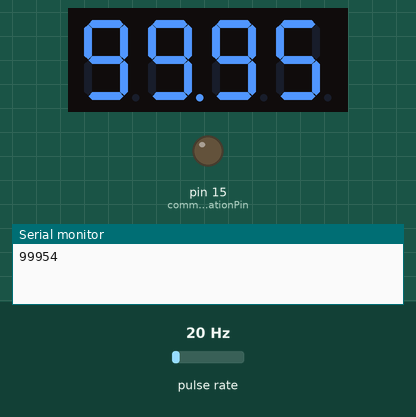
A sketch run on a simulated Arduino Uno, built with avr-gcc and run on an emulated ATmega328P. On the bench: 4-digit seven-segment display, output pins drawn as LEDs (lit = HIGH), the last lines printed to the serial monitor. Wiring (inferred from the names in the program): pulse sensor: data pin 2. The inputs (shaded band) are chosen by the test bench; at power-on: pulse rate 20 Hz.

Above: at 1.6 s.
1.7 s: pulse rate (sensor on pin 2) set to 59 Hz
At 2.8 s:
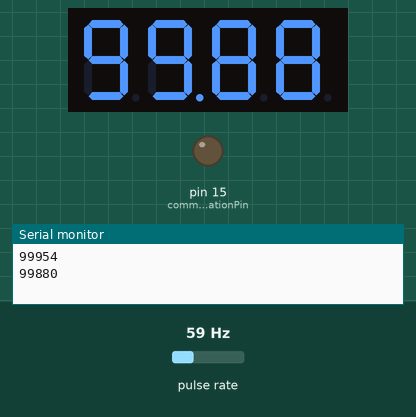
4.5 s: pulse rate (sensor on pin 2) set to 64 Hz
At 5.7 s:
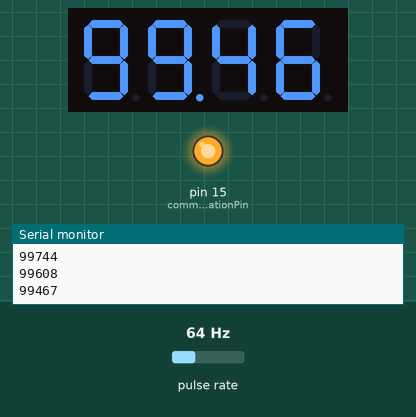
7.5 s: pulse rate (sensor on pin 2) set to 4 Hz
At 8.8 s:
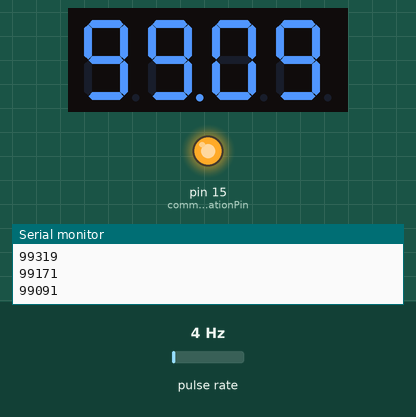
Timing chart, 0 to 10.5 s (numbered marks = the images above; inputs shaded):
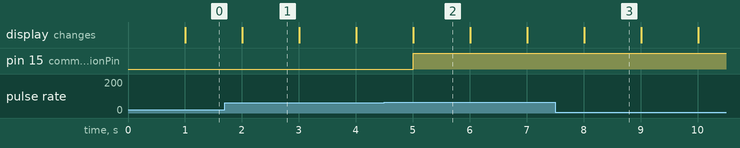

Measured:
- the behaviour switches between 60 and 61 Hz on pulse rate (sensor on pin 2) (found by bisection; images 1 and 2)
- what the display in image 1 shows lasts 1.0 s, from 2.0 s to 3.0 s

The sketch:

beer_o_meter.ino
```cpp
#include <SevSeg.h>
/**
   Declaration of display
*/
SevSeg sevseg; //Initiate a seven segment controller object

/**
   Declaration of flowsensor
*/
byte sensorInterrupt = 0;  // 0 = digital pin 2
byte sensorPin       = 2;
byte inputPin        = 1;

// The hall-effect flow sensor outputs approximately 4.5 pulses per second per Litre/Minute of flow.
// But.. The waterflow sensor has different pulseCounts at different waterflow speeds, therefore making it inaccurate.
// I found a calibrationFactor of 7.2 to be fairly accurate when beer flows trough.

float calibrationFactor = 7.2;

volatile byte pulseCount;
float flowRate;
unsigned int flowMilliLitres;
unsigned long totalMilliLitres;
unsigned long oldTime;
unsigned long kegBeer;
unsigned long actualKegML;

/**
   Declaration of cummunication pin.
*/
byte communicationPin = 15;

void setup()
{
  Serial.begin(9600);
  /**
     Setup of flowsensor.
  */
  pinMode(sensorPin, INPUT);
  digitalWrite(sensorPin, HIGH);

  pulseCount        = 0;
  flowRate          = 0.0;
  flowMilliLitres   = 0;
  totalMilliLitres  = 0;
  oldTime           = 0;
  kegBeer           = 100000;

  // The Hall-effect sensor is connected to pin 2 which uses interrupt 0.
  // Configured to trigger on a FALLING state change (transition from HIGH
  // state to LOW state)
  attachInterrupt(sensorInterrupt, pulseCounter_ISR, FALLING);

  /**
     Setup of display
  */
  byte numDigits = 4;
  byte digitPins[] = {13, 3, 4, 5};
  byte segmentPins[] = {6, 7, 8, 9, 10, 11, 12, 14};
  sevseg.begin(COMMON_ANODE, numDigits, digitPins, segmentPins);
  sevseg.setBrightness(90);

  /**
      Setup of communication pin(s)
  */
  pinMode(communicationPin, OUTPUT);
}

/**
   Main program loop
*/
void loop()
{

  if ((millis() - oldTime) > 1000)   // Only process counters once per second
  {
    // Disable the interrupt while calculating flow rate and sending the value to
    // the host
    detachInterrupt(sensorInterrupt);

    // Because this loop may not complete in exactly 1 second intervals we calculate
    // the number of milliseconds that have passed since the last execution and use
    // that to scale the output. We also apply the calibrationFactor to scale the output
    // based on the number of pulses per second per units of measure (litres/minute in
    // this case) coming from the sensor.
    flowRate = ((1000.0 / (millis() - oldTime)) * pulseCount) / calibrationFactor;

    // Note the time this processing pass was executed. Note that because we've
    // disabled interrupts the millis() function won't actually be incrementing right
    // at this point, but it will still return the value it was set to just before
    // interrupts went away.
    oldTime = millis();

    // Divide the flow rate in litres/minute by 60 to determine how many litres have
    // passed through the sensor in this 1 second interval, then multiply by 1000 to
    // convert to millilitres.
    flowMilliLitres = (flowRate / 60 * 1000);

    // Add the millilitres passed in this second to the cumulative total
    totalMilliLitres += flowMilliLitres;

    actualKegML = (kegBeer - totalMilliLitres);
    unsigned long printDL = (actualKegML / 10);
    sevseg.setNumber(printDL, 2);

    if (actualKegML < (kegBeer / 100 * 99.6))
    {
      analogWrite(communicationPin, 255);
    }

    // Prints acutal ML in keg to serial port @ bound rate 9600
    Serial.println(actualKegML);

    // Reset the pulse counter so we can start incrementing again
    pulseCount = 0;

    // Enable the interrupt again now that we've finished calculating output
    attachInterrupt(sensorInterrupt, pulseCounter_ISR, FALLING);
  }

  sevseg.refreshDisplay(); // Must run repeatedly

}

/*
  Interrupt Service Routine
*/
void pulseCounter_ISR()
{
  // Increment the pulse counter
  pulseCount++;
}
```
